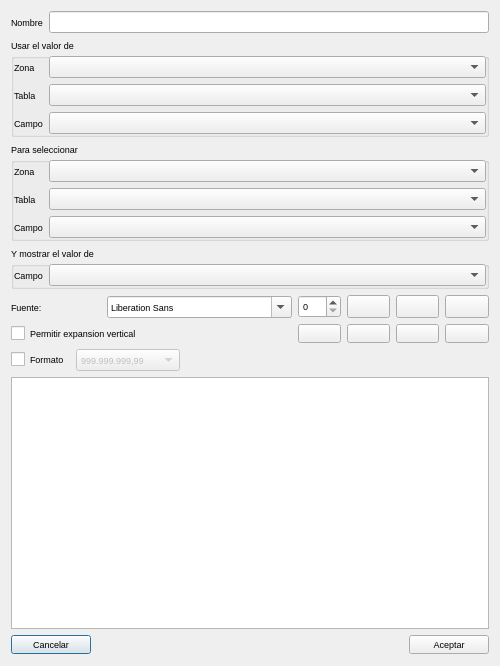
<?xml version="1.0" encoding="UTF-8"?>
<ui version="4.0">
 <class>editRelationalField</class>
 <widget class="QDialog" name="editRelationalField">
  <property name="geometry">
   <rect>
    <x>0</x>
    <y>0</y>
    <width>500</width>
    <height>666</height>
   </rect>
  </property>
  <property name="font">
   <font>
    <pointsize>7</pointsize>
   </font>
  </property>
  <property name="windowTitle">
   <string>Dialog</string>
  </property>
  <layout class="QGridLayout" name="gridLayout_8">
   <item row="4" column="0">
    <layout class="QGridLayout" name="gridLayout_7">
     <item row="0" column="0">
      <widget class="QLabel" name="label_4">
       <property name="text">
        <string>Fuente:</string>
       </property>
      </widget>
     </item>
     <item row="0" column="1">
      <widget class="QFontComboBox" name="fontComboBox"/>
     </item>
    </layout>
   </item>
   <item row="4" column="1" rowspan="2">
    <layout class="QGridLayout" name="gridLayout_5">
     <item row="0" column="0">
      <widget class="QSpinBox" name="sizeSpin"/>
     </item>
     <item row="0" column="1">
      <widget class="QPushButton" name="btnBold">
       <property name="maximumSize">
        <size>
         <width>43</width>
         <height>24</height>
        </size>
       </property>
       <property name="text">
        <string/>
       </property>
       <property name="icon">
        <iconset resource="../recoverdrake.qrc">
         <normaloff>:/Imagenes/text_bold.png</normaloff>:/Imagenes/text_bold.png</iconset>
       </property>
       <property name="iconSize">
        <size>
         <width>25</width>
         <height>25</height>
        </size>
       </property>
       <property name="checkable">
        <bool>true</bool>
       </property>
       <property name="autoDefault">
        <bool>false</bool>
       </property>
      </widget>
     </item>
     <item row="0" column="2">
      <widget class="QPushButton" name="btnItalic">
       <property name="maximumSize">
        <size>
         <width>43</width>
         <height>24</height>
        </size>
       </property>
       <property name="text">
        <string/>
       </property>
       <property name="icon">
        <iconset resource="../recoverdrake.qrc">
         <normaloff>:/Imagenes/text_italic.png</normaloff>:/Imagenes/text_italic.png</iconset>
       </property>
       <property name="iconSize">
        <size>
         <width>25</width>
         <height>25</height>
        </size>
       </property>
       <property name="checkable">
        <bool>true</bool>
       </property>
       <property name="autoDefault">
        <bool>false</bool>
       </property>
      </widget>
     </item>
     <item row="0" column="3">
      <widget class="QPushButton" name="btnUnder">
       <property name="maximumSize">
        <size>
         <width>44</width>
         <height>24</height>
        </size>
       </property>
       <property name="text">
        <string/>
       </property>
       <property name="icon">
        <iconset resource="../recoverdrake.qrc">
         <normaloff>:/Imagenes/text_underline.png</normaloff>:/Imagenes/text_underline.png</iconset>
       </property>
       <property name="iconSize">
        <size>
         <width>25</width>
         <height>25</height>
        </size>
       </property>
       <property name="checkable">
        <bool>true</bool>
       </property>
       <property name="autoDefault">
        <bool>false</bool>
       </property>
      </widget>
     </item>
     <item row="1" column="0">
      <widget class="QPushButton" name="btnColor">
       <property name="maximumSize">
        <size>
         <width>43</width>
         <height>24</height>
        </size>
       </property>
       <property name="text">
        <string/>
       </property>
       <property name="icon">
        <iconset resource="../recoverdrake.qrc">
         <normaloff>:/Imagenes/pantone.png</normaloff>:/Imagenes/pantone.png</iconset>
       </property>
       <property name="iconSize">
        <size>
         <width>25</width>
         <height>25</height>
        </size>
       </property>
       <property name="autoDefault">
        <bool>false</bool>
       </property>
      </widget>
     </item>
     <item row="1" column="1">
      <widget class="QPushButton" name="btnLeft">
       <property name="maximumSize">
        <size>
         <width>43</width>
         <height>24</height>
        </size>
       </property>
       <property name="text">
        <string/>
       </property>
       <property name="icon">
        <iconset resource="../recoverdrake.qrc">
         <normaloff>:/Imagenes/text_align_left.png</normaloff>:/Imagenes/text_align_left.png</iconset>
       </property>
       <property name="iconSize">
        <size>
         <width>25</width>
         <height>25</height>
        </size>
       </property>
       <property name="autoDefault">
        <bool>false</bool>
       </property>
      </widget>
     </item>
     <item row="1" column="2">
      <widget class="QPushButton" name="btnCenter">
       <property name="maximumSize">
        <size>
         <width>43</width>
         <height>24</height>
        </size>
       </property>
       <property name="text">
        <string/>
       </property>
       <property name="icon">
        <iconset resource="../recoverdrake.qrc">
         <normaloff>:/Imagenes/text_align_center.png</normaloff>:/Imagenes/text_align_center.png</iconset>
       </property>
       <property name="iconSize">
        <size>
         <width>25</width>
         <height>25</height>
        </size>
       </property>
       <property name="autoDefault">
        <bool>false</bool>
       </property>
      </widget>
     </item>
     <item row="1" column="3">
      <widget class="QPushButton" name="btnRigth">
       <property name="maximumSize">
        <size>
         <width>44</width>
         <height>24</height>
        </size>
       </property>
       <property name="text">
        <string/>
       </property>
       <property name="icon">
        <iconset resource="../recoverdrake.qrc">
         <normaloff>:/Imagenes/text_align_right.png</normaloff>:/Imagenes/text_align_right.png</iconset>
       </property>
       <property name="iconSize">
        <size>
         <width>25</width>
         <height>25</height>
        </size>
       </property>
       <property name="autoDefault">
        <bool>false</bool>
       </property>
       <property name="flat">
        <bool>false</bool>
       </property>
      </widget>
     </item>
    </layout>
   </item>
   <item row="6" column="0" colspan="2">
    <layout class="QGridLayout" name="gridLayout_6">
     <item row="0" column="1">
      <widget class="QCheckBox" name="checkBox_2">
       <property name="text">
        <string>Formato</string>
       </property>
      </widget>
     </item>
     <item row="0" column="2">
      <widget class="QComboBox" name="comobFormato">
       <property name="enabled">
        <bool>false</bool>
       </property>
       <item>
        <property name="text">
         <string>999.999.999,99</string>
        </property>
       </item>
       <item>
        <property name="text">
         <string>999,999,999.99</string>
        </property>
       </item>
       <item>
        <property name="text">
         <string>999999999,99</string>
        </property>
       </item>
       <item>
        <property name="text">
         <string>999999999.99</string>
        </property>
       </item>
       <item>
        <property name="text">
         <string>999.999.999,999</string>
        </property>
       </item>
       <item>
        <property name="text">
         <string>999.999.999,9999</string>
        </property>
       </item>
       <item>
        <property name="text">
         <string>dd/mm/aa</string>
        </property>
       </item>
       <item>
        <property name="text">
         <string>dd/mm/aaaa</string>
        </property>
       </item>
      </widget>
     </item>
     <item row="0" column="3">
      <spacer name="horizontalSpacer_2">
       <property name="orientation">
        <enum>Qt::Horizontal</enum>
       </property>
       <property name="sizeHint" stdset="0">
        <size>
         <width>40</width>
         <height>20</height>
        </size>
       </property>
      </spacer>
     </item>
    </layout>
   </item>
   <item row="7" column="0" colspan="2">
    <widget class="QGraphicsView" name="graphicsView"/>
   </item>
   <item row="3" column="0" colspan="2">
    <widget class="QGroupBox" name="groupBox_3">
     <property name="title">
      <string>Y mostrar el valor de</string>
     </property>
     <layout class="QGridLayout" name="gridLayout_3">
      <property name="leftMargin">
       <number>0</number>
      </property>
      <property name="topMargin">
       <number>0</number>
      </property>
      <property name="rightMargin">
       <number>0</number>
      </property>
      <property name="bottomMargin">
       <number>0</number>
      </property>
      <item row="0" column="0">
       <widget class="QLabel" name="label_8">
        <property name="sizePolicy">
         <sizepolicy hsizetype="Maximum" vsizetype="Preferred">
          <horstretch>0</horstretch>
          <verstretch>0</verstretch>
         </sizepolicy>
        </property>
        <property name="text">
         <string>Campo</string>
        </property>
       </widget>
      </item>
      <item row="0" column="1">
       <widget class="QComboBox" name="comboCampo_3"/>
      </item>
     </layout>
    </widget>
   </item>
   <item row="0" column="0" colspan="2">
    <layout class="QGridLayout" name="gridLayout_4">
     <item row="0" column="0">
      <widget class="QLabel" name="label_9">
       <property name="text">
        <string>Nombre</string>
       </property>
      </widget>
     </item>
     <item row="0" column="1">
      <widget class="QLineEdit" name="txtNombre"/>
     </item>
    </layout>
   </item>
   <item row="1" column="0" colspan="2">
    <widget class="QGroupBox" name="groupBox">
     <property name="title">
      <string>Usar el valor de</string>
     </property>
     <layout class="QGridLayout" name="gridLayout">
      <property name="leftMargin">
       <number>0</number>
      </property>
      <property name="topMargin">
       <number>0</number>
      </property>
      <property name="rightMargin">
       <number>0</number>
      </property>
      <property name="bottomMargin">
       <number>0</number>
      </property>
      <property name="horizontalSpacing">
       <number>6</number>
      </property>
      <item row="0" column="0">
       <widget class="QLabel" name="label">
        <property name="sizePolicy">
         <sizepolicy hsizetype="Maximum" vsizetype="Preferred">
          <horstretch>0</horstretch>
          <verstretch>0</verstretch>
         </sizepolicy>
        </property>
        <property name="text">
         <string>Zona</string>
        </property>
       </widget>
      </item>
      <item row="0" column="1">
       <widget class="QComboBox" name="comboZona"/>
      </item>
      <item row="1" column="0">
       <widget class="QLabel" name="label_2">
        <property name="sizePolicy">
         <sizepolicy hsizetype="Maximum" vsizetype="Preferred">
          <horstretch>0</horstretch>
          <verstretch>0</verstretch>
         </sizepolicy>
        </property>
        <property name="text">
         <string>Tabla</string>
        </property>
       </widget>
      </item>
      <item row="1" column="1">
       <widget class="QComboBox" name="comboTabla"/>
      </item>
      <item row="2" column="0">
       <widget class="QLabel" name="label_3">
        <property name="sizePolicy">
         <sizepolicy hsizetype="Maximum" vsizetype="Preferred">
          <horstretch>0</horstretch>
          <verstretch>0</verstretch>
         </sizepolicy>
        </property>
        <property name="text">
         <string>Campo</string>
        </property>
       </widget>
      </item>
      <item row="2" column="1">
       <widget class="QComboBox" name="comboCampo"/>
      </item>
     </layout>
    </widget>
   </item>
   <item row="2" column="0" colspan="2">
    <widget class="QGroupBox" name="groupBox_2">
     <property name="title">
      <string>Para seleccionar</string>
     </property>
     <layout class="QGridLayout" name="gridLayout_2">
      <property name="leftMargin">
       <number>0</number>
      </property>
      <property name="topMargin">
       <number>0</number>
      </property>
      <property name="rightMargin">
       <number>0</number>
      </property>
      <property name="bottomMargin">
       <number>0</number>
      </property>
      <item row="0" column="0">
       <widget class="QLabel" name="label_7">
        <property name="sizePolicy">
         <sizepolicy hsizetype="Maximum" vsizetype="Preferred">
          <horstretch>0</horstretch>
          <verstretch>0</verstretch>
         </sizepolicy>
        </property>
        <property name="text">
         <string>Zona</string>
        </property>
       </widget>
      </item>
      <item row="0" column="1">
       <widget class="QComboBox" name="comboZona_2"/>
      </item>
      <item row="1" column="0">
       <widget class="QLabel" name="label_5">
        <property name="sizePolicy">
         <sizepolicy hsizetype="Maximum" vsizetype="Preferred">
          <horstretch>0</horstretch>
          <verstretch>0</verstretch>
         </sizepolicy>
        </property>
        <property name="text">
         <string>Tabla</string>
        </property>
       </widget>
      </item>
      <item row="1" column="1">
       <widget class="QComboBox" name="comboTabla_2"/>
      </item>
      <item row="2" column="0">
       <widget class="QLabel" name="label_6">
        <property name="sizePolicy">
         <sizepolicy hsizetype="Maximum" vsizetype="Preferred">
          <horstretch>0</horstretch>
          <verstretch>0</verstretch>
         </sizepolicy>
        </property>
        <property name="text">
         <string>Campo</string>
        </property>
       </widget>
      </item>
      <item row="2" column="1">
       <widget class="QComboBox" name="comboCampo_2"/>
      </item>
     </layout>
    </widget>
   </item>
   <item row="5" column="0">
    <widget class="QCheckBox" name="checkBox">
     <property name="text">
      <string>Permitir expansion vertical</string>
     </property>
    </widget>
   </item>
   <item row="8" column="0" colspan="2">
    <layout class="QHBoxLayout" name="horizontalLayout">
     <item>
      <widget class="QPushButton" name="btnCancel">
       <property name="text">
        <string>Cancelar</string>
       </property>
       <property name="icon">
        <iconset resource="../recoverdrake.qrc">
         <normaloff>:/Imagenes/bad.png</normaloff>:/Imagenes/bad.png</iconset>
       </property>
       <property name="iconSize">
        <size>
         <width>25</width>
         <height>25</height>
        </size>
       </property>
      </widget>
     </item>
     <item>
      <spacer name="horizontalSpacer">
       <property name="orientation">
        <enum>Qt::Horizontal</enum>
       </property>
       <property name="sizeHint" stdset="0">
        <size>
         <width>40</width>
         <height>20</height>
        </size>
       </property>
      </spacer>
     </item>
     <item>
      <widget class="QPushButton" name="btnAceptar">
       <property name="text">
        <string>Aceptar</string>
       </property>
       <property name="icon">
        <iconset resource="../recoverdrake.qrc">
         <normaloff>:/Imagenes/good.png</normaloff>:/Imagenes/good.png</iconset>
       </property>
       <property name="iconSize">
        <size>
         <width>25</width>
         <height>25</height>
        </size>
       </property>
      </widget>
     </item>
    </layout>
   </item>
  </layout>
 </widget>
 <resources>
  <include location="../recoverdrake.qrc"/>
 </resources>
 <connections/>
</ui>
